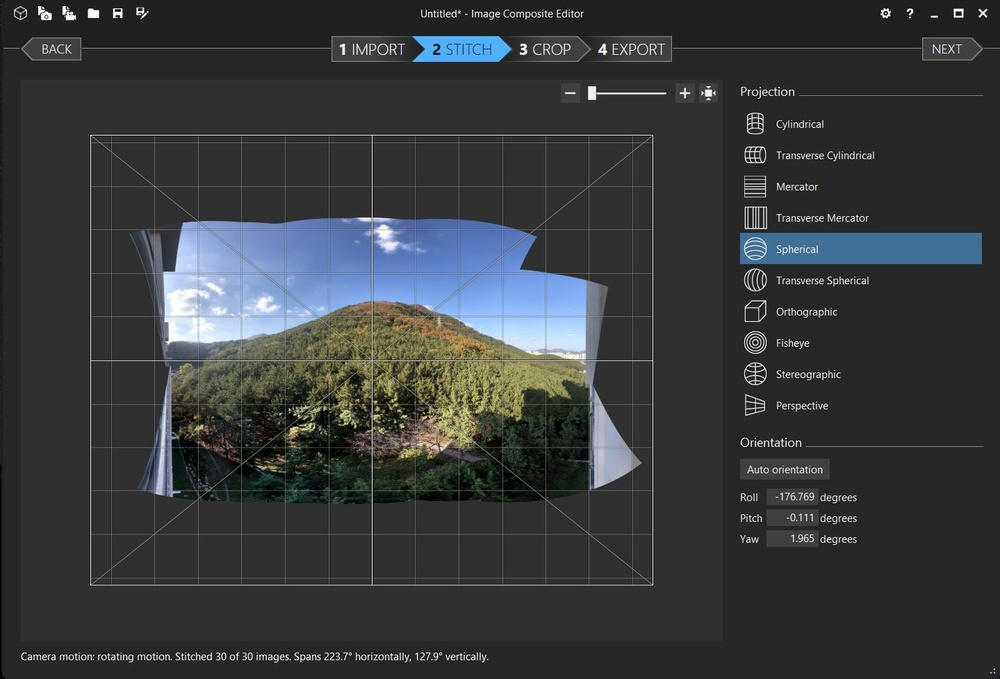
#> input picture Image Composite Editor.JPG, 1000 x 679 px, shrunk from 1439 x 977 before the run, given in place of tracking1.avi, which was not available
$ jupyter execute --allow-errors chap141.ipynb   (text cells are left out)
#> lines starting #> are read from the running program, lines starting #| are printed output that depends on the picture; after the words box and inside, x2 and y2 are one past the last pixel; in counts of white or black regions, pixels touching at a corner belong together; pictures that were not available may be replaced by others from this repository, and a replacement may not be noted
[cell 1]
import cv2
import numpy as np

[cell 2]
cap = cv2.VideoCapture('tracking1.avi')

while(1):

    # Take each frame
    ret, frame = cap.read()
#> frame is the input picture: shape (679, 1000, 3); mean B, G, R 61, 59, 56.2

    if ret == True:

        # Convert BGR to HSV
        hsv = cv2.cvtColor(frame, cv2.COLOR_BGR2HSV)
#> hsv: shape (679, 1000, 3); mean H, S, V 21.9, 19.7, 63.4

        # define range of blue color in HSV
        lower_blue = np.array([110,50,50])
        upper_blue = np.array([130,255,255])

        # Threshold the HSV image to get only blue colors
        mask = cv2.inRange(hsv, lower_blue, upper_blue)
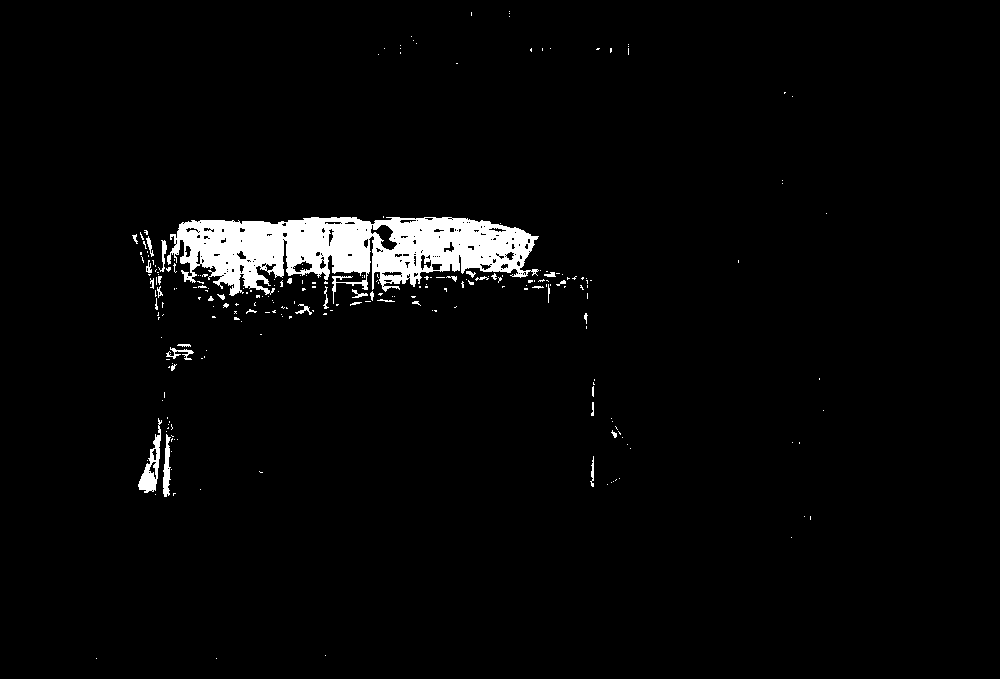
#> mask: shape (679, 1000); 3.1% white; 243 white regions (206 under 20 px), largest, box (x1, y1, x2, y2) and area: (167, 217, 539, 304) 17724, (138, 418, 162, 493) 625, (163, 434, 171, 497) 310

        # Bitwise-AND mask and original image
        res = cv2.bitwise_and(frame,frame, mask= mask)
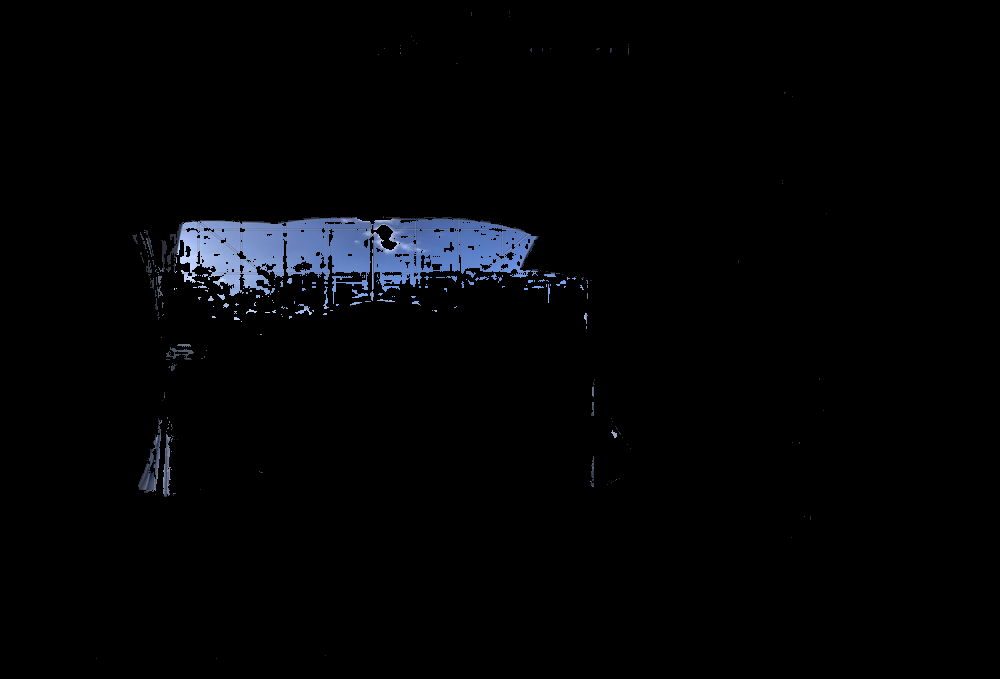
#> res: shape (679, 1000, 3); mean B, G, R 5.6, 4, 3.3

        cv2.imshow('frame',frame)
        cv2.imshow('mask',mask)
        cv2.imshow('res',res)
    k = cv2.waitKey(100) & 0xFF
#> (key Esc is pressed here)
#> `mask = cv2.inRange(hsv, lower_blue, upper_blue)`:
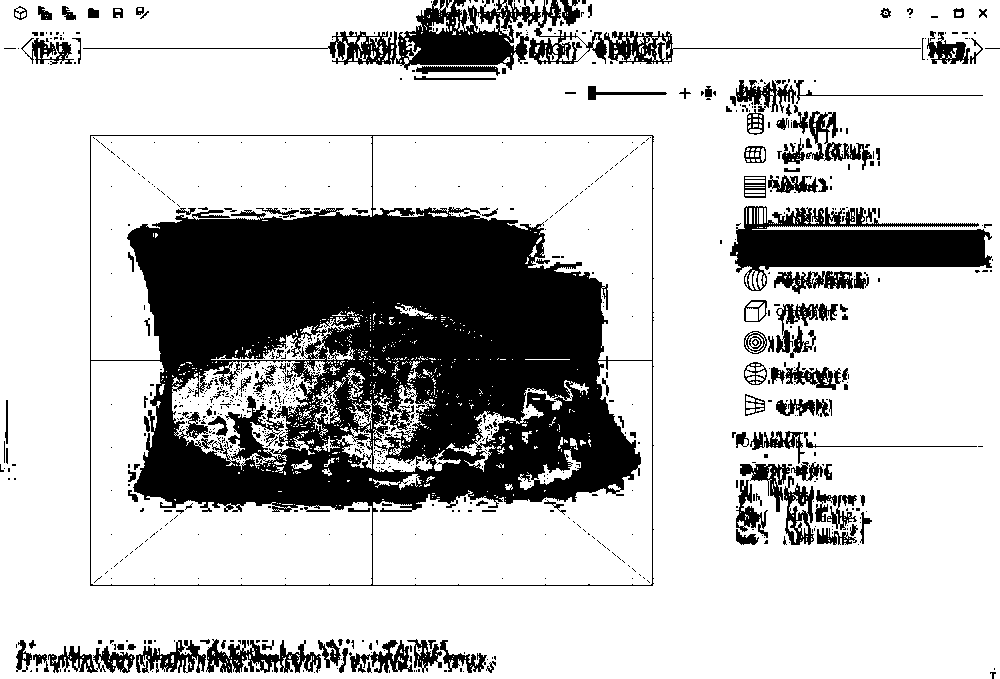
#> mask: shape (679, 1000); 75.8% white; 852 black regions (697 under 20 px), largest, box (x1, y1, x2, y2) and area: (90, 135, 654, 586) 112415, (730, 206, 992, 291) 11388, (83, 0, 921, 70) 10232
#> `res = cv2.bitwise_and(frame,frame, mask= mask)`:
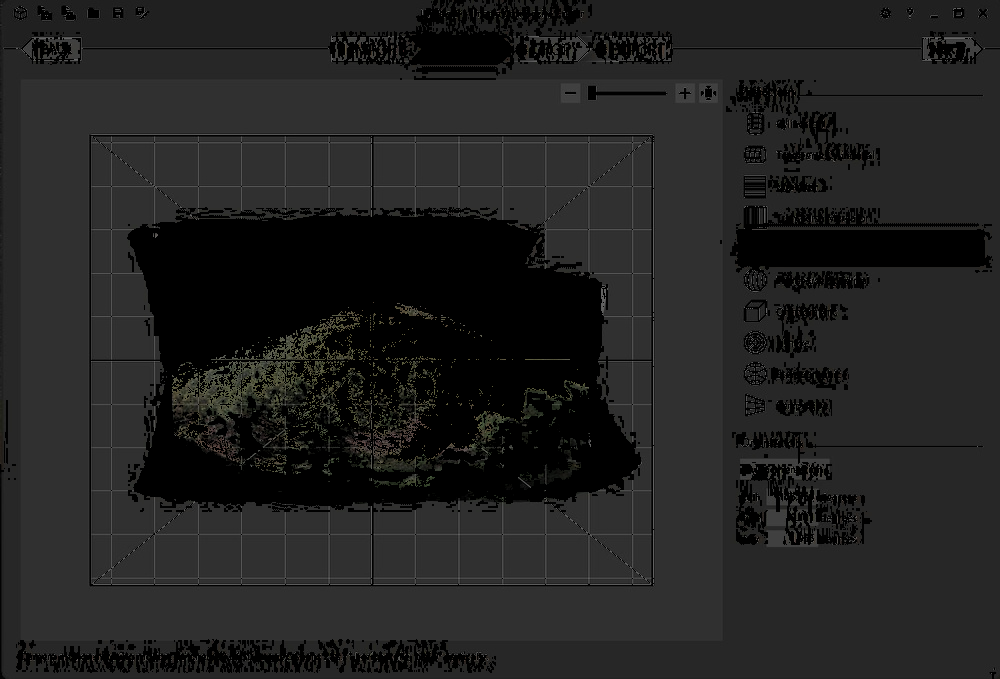
#> res: shape (679, 1000, 3); mean B, G, R 33.3, 33.7, 33.7
    if k == 27:
        break

cv2.destroyAllWindows()

[cell 3]
import cv2
import numpy as np
def nothing(x):
    pass

[cell 4]
cv2.namedWindow('image')
# create trackbars for color change
cv2.createTrackbar('hue','image',0,360,nothing)
cap = cv2.VideoCapture('tracking2.avi')
#> (the rest of this cell did not finish here and is left out)
